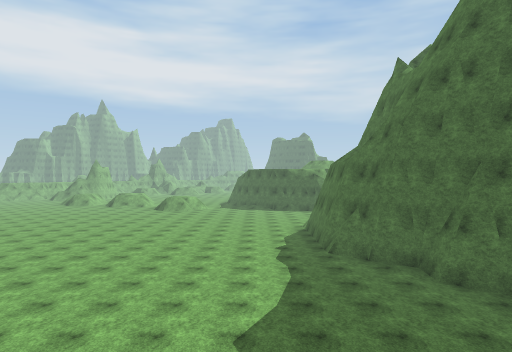
view 1 (above)

24 first-person views from a walk through a Unity game level. The camera is 1.2 m above the floor, looks level and sees 75° across. The floor is counted in squares, 2 m on a side. Each view is taken from the middle of a square. On the plan, view 1 faces up. The plan holds only what a view shows up to about 10 squares ahead; the rest is blank. The place goes on beyond the plan. Some animated figures are left out. Surface patterns are stand-ins for the level's own textures.

view 2
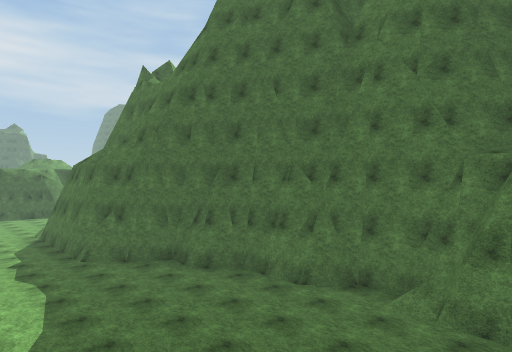

view 3
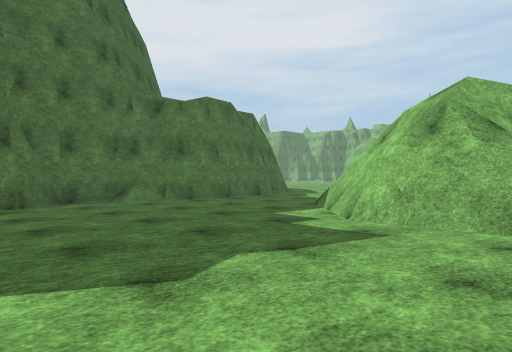

view 4
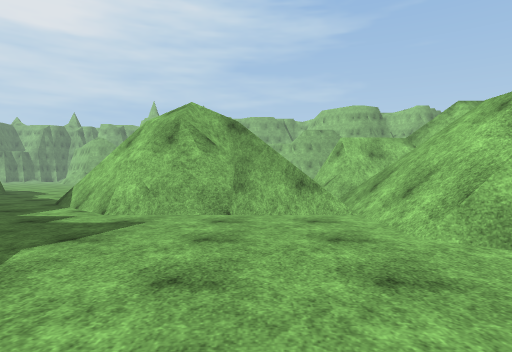

view 5
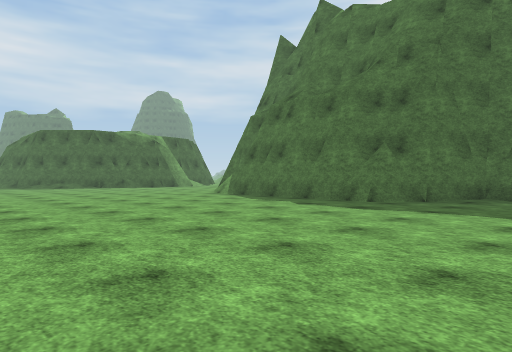

view 6
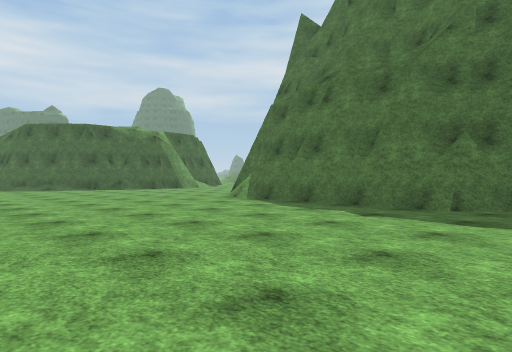

view 7
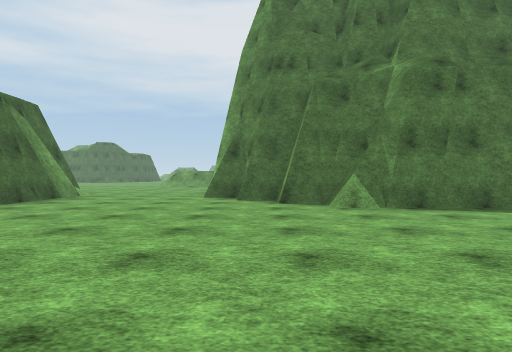

view 8
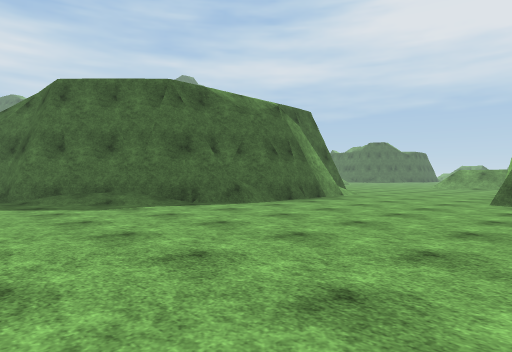

view 9
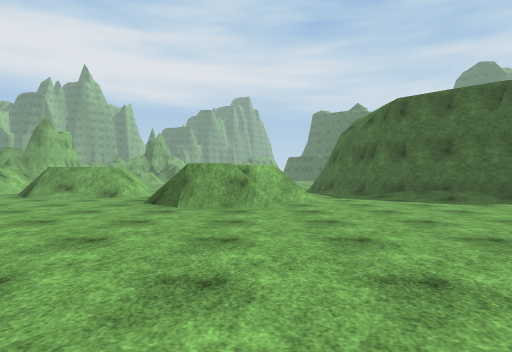

view 10
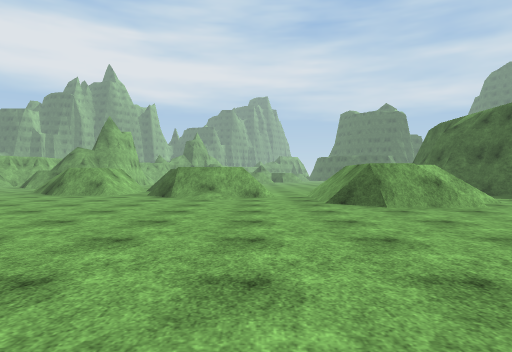

view 11
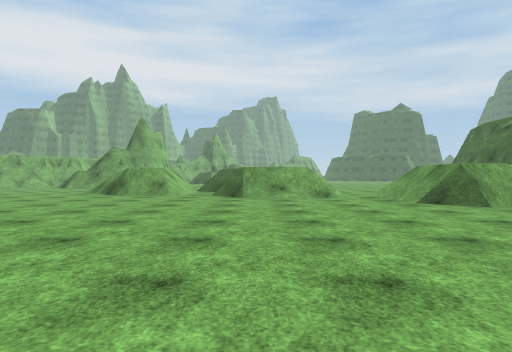

view 12
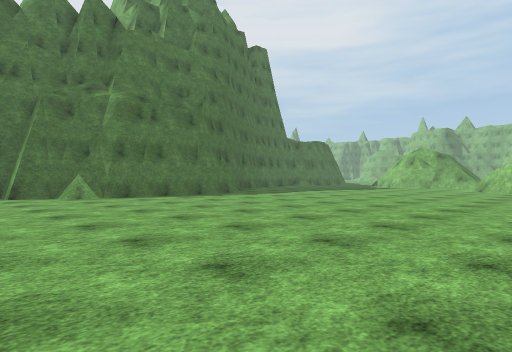

view 13
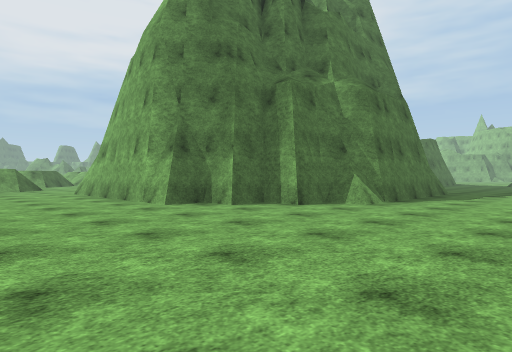

view 14
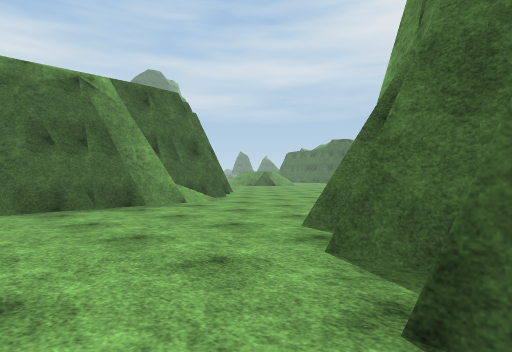

view 15
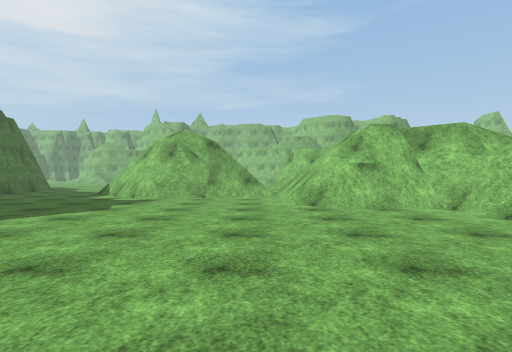

view 16
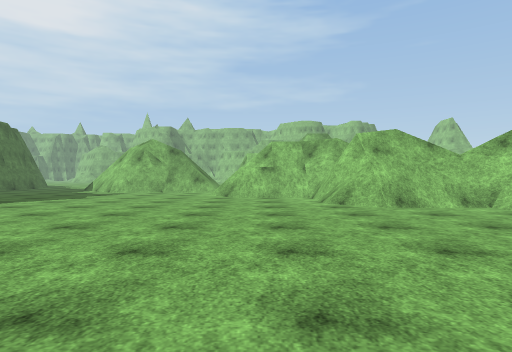

view 17
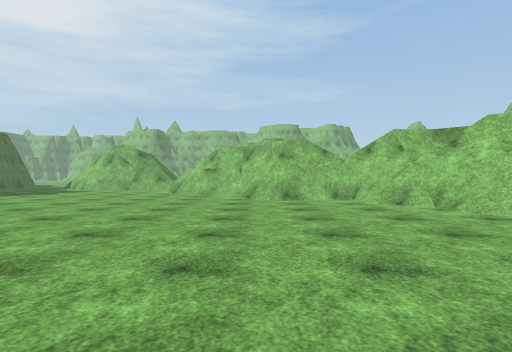

view 18
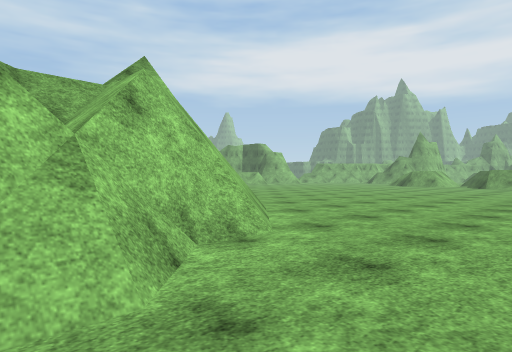

view 19
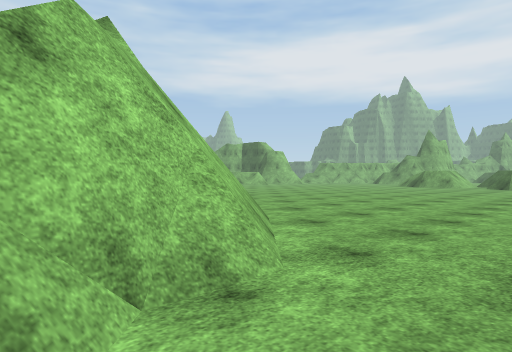

view 20
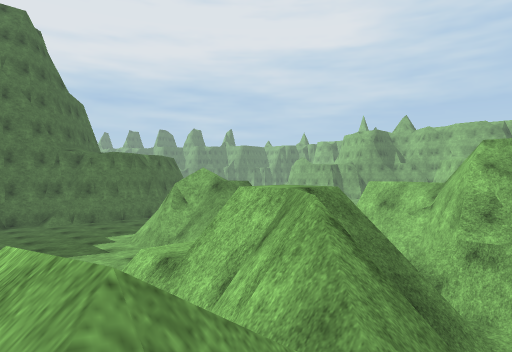

view 21
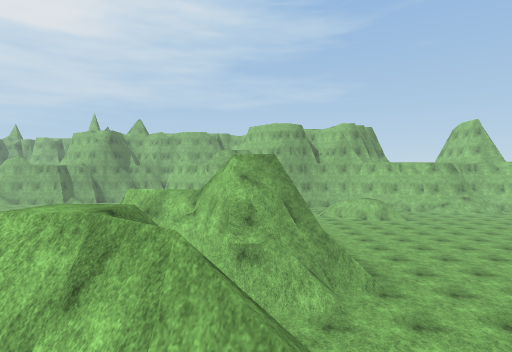

view 22
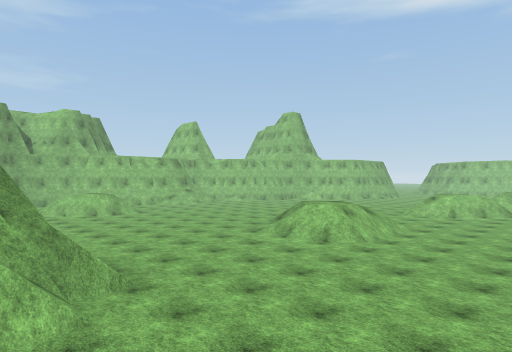

view 23
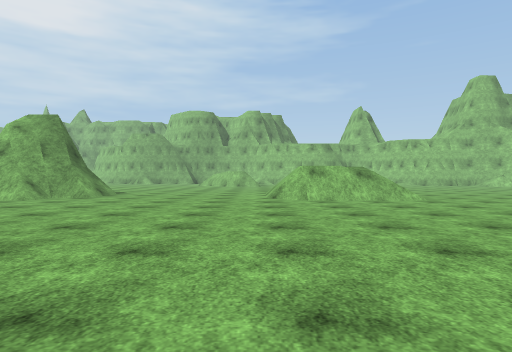

view 24
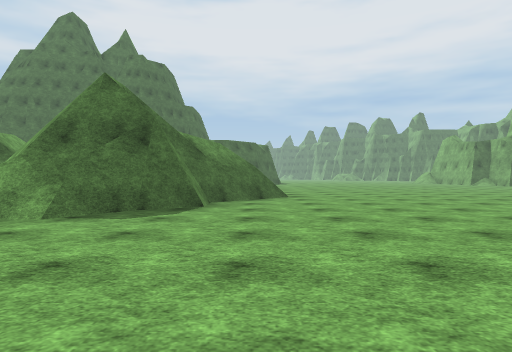

### Floor plan
Key: @ floor where view 1 was taken; # wall or solid block; . floor; / step, stairs or slope; = window, fence, low wall or low ledge.
Columns run from 22 left of view 1 to 9 right of it. Each row starts with its distance up from view 1.
 27     ......=///./   ..##
 26     .......//../ = ../##
 25      ........../ //.../###  ###
 24       .........=//....../####/..
 23       ..........................
 22        .........................
 21         ........................
 20         ........................
 19          ...................####
 18         ...................##
 17        ....... ...........##
 16        ....... ..........##
 15        ..................#
 14         .................#
 13          ................#
 12           =..............#
 11           ##.............#
 10           /#.............##
  9        /  //=.............##
  8       ../ #/#..............#
  7      ..../  /=/=...........##
  6     ....../  //#............#
  5     .......   /#//..........#
  4    ......... =/#//=.........##
  3   ........... =#/=/..........#
  2   ............=#///////.....##
  1  ..////......//=/////#=#....#
  0 ...///=...../=##    //@#=...
 -1 ...   /...../####        ...
 -2        .....=###=/#      ...
 -3        ......###//#       ..
 -4        .......###
 -5        .........=
 -6         ........./
 -7          .........
 -8           ........
 -9             ......
-10              .....
-11                ...
-12                 ..

Where each view was taken, in squares from view 1:
view 1: 0 up, 0 right, facing up
view 2: 0 up, 1 left, facing up-right
view 3: 6 up, 2 left, facing down-right
view 4: 7 up, 2 left, facing down
view 5: 7 up, 5 left, facing up-right
view 6: 9 up, 4 left, facing up-right
view 7: 18 up, 4 left, facing right
view 8: 18 up, 3 left, facing up-right
view 9: 17 up, 5 left, facing up
view 10: 17 up, 9 left, facing up
view 11: 17 up, 11 left, facing up
view 12: 19 up, 7 left, facing down-right
view 13: 23 up, 1 left, facing down-right
view 14: 17 up, 2 right, facing up-right
view 15: 11 up, 3 left, facing down
view 16: 14 up, 5 left, facing down
view 17: 16 up, 7 left, facing down
view 18: 8 up, 8 left, facing up-left
view 19: 9 up, 9 left, facing up-left
view 20: 6 up, 9 left, facing down-right
view 21: 6 up, 8 left, facing down
view 22: 5 up, 8 left, facing down-left
view 23: 9 up, 15 left, facing down
view 24: 5 down, 15 left, facing right
